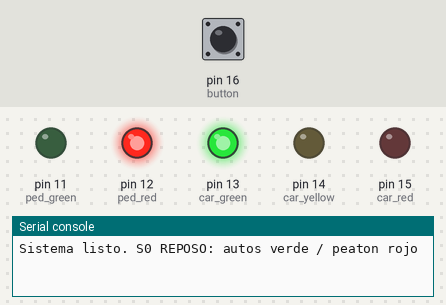
Recording of a program running on a simulated MicroPython board. Shown: output pins drawn as LEDs (lit = HIGH), the last lines printed to the serial console. The test bench sets the inputs (shaded band); at power-on: pin 16 (button) HIGH.

Above: at 1.2 s.
1.3 s: pin 16 (button) pulled LOW for 0.15 s
At 2.3 s:
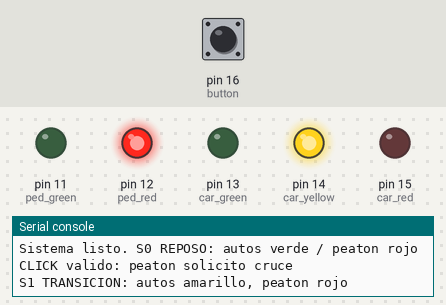
At 3.4 s:
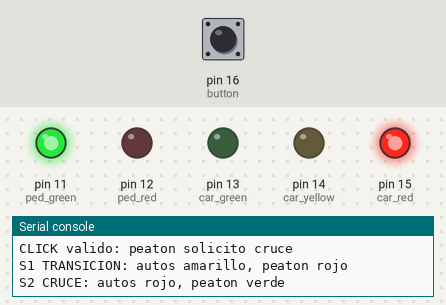
Timing chart, 0 to 9.5 s (numbered marks = the images above; inputs shaded):
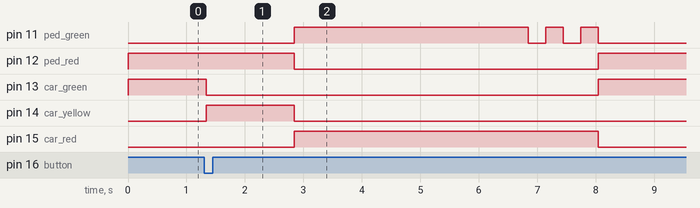

The program:

03_semaforo_peatonal.py
```python
from machine import Pin
from time import sleep_ms

# Pines (los mismos que en C/C++ y en el circuito fisico)
car_red    = Pin(15, Pin.OUT)
car_yellow = Pin(14, Pin.OUT)
car_green  = Pin(13, Pin.OUT)
ped_red    = Pin(12, Pin.OUT)
ped_green  = Pin(11, Pin.OUT)
button     = Pin(16, Pin.IN, Pin.PULL_UP)


def set_lights(car_r, car_y, car_g, ped_r, ped_g):
    car_red.value(car_r)
    car_yellow.value(car_y)
    car_green.value(car_g)
    ped_red.value(ped_r)
    ped_green.value(ped_g)


def cars_go():
    set_lights(0, 0, 1,   1, 0)


def cars_prepare_to_stop():
    set_lights(0, 1, 0,   1, 0)


def pedestrians_go():
    set_lights(1, 0, 0,   0, 1)


def crossing_sequence():
    print('S1 TRANSICION: autos amarillo, peaton rojo')
    cars_prepare_to_stop()
    sleep_ms(1500)

    print('S2 CRUCE: autos rojo, peaton verde')
    pedestrians_go()
    sleep_ms(4000)

    print('S3 FIN: peaton verde parpadea')
    for i in range(4):
        ped_green.toggle()
        sleep_ms(300)

    print('S0 REPOSO: autos verde, peaton rojo')
    cars_go()


cars_go()
print('Sistema listo. S0 REPOSO: autos verde / peaton rojo')
last = 1

while True:
    now = button.value()
    if last == 1 and now == 0:
        sleep_ms(30)  # debounce
        if button.value() == 0:
            print('CLICK valido: peaton solicito cruce')
            crossing_sequence()
            while button.value() == 0:  # wait for release
                sleep_ms(10)
    last = now
    sleep_ms(10)
```

Measured:
- after the input at 1.3 s, pin 11 (ped_green): LOW → HIGH after 1.5 s, then repeats every 0.60 s: LOW 0.30 s, HIGH 0.30 s, until it stays LOW from 8.0 s; pin 12 (ped_red): HIGH → LOW after 1.5 s, → HIGH 5.2 s later
